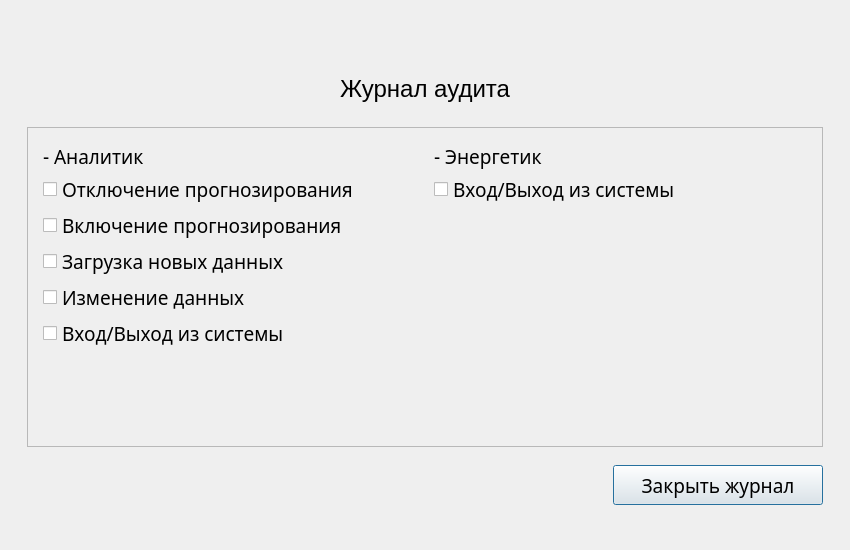
<?xml version="1.0" encoding="UTF-8"?>
<ui version="4.0">
 <class>AuditSettings</class>
 <widget class="QDialog" name="AuditSettings">
  <property name="geometry">
   <rect>
    <x>0</x>
    <y>0</y>
    <width>850</width>
    <height>550</height>
   </rect>
  </property>
  <property name="minimumSize">
   <size>
    <width>850</width>
    <height>550</height>
   </size>
  </property>
  <property name="maximumSize">
   <size>
    <width>850</width>
    <height>550</height>
   </size>
  </property>
  <property name="windowTitle">
   <string>Настройка аудита</string>
  </property>
  <property name="windowIcon">
   <iconset theme="QIcon::ThemeIcon::DocumentProperties"/>
  </property>
  <layout class="QVBoxLayout" name="verticalLayout_3" stretch="1,1,8,1">
   <property name="spacing">
    <number>18</number>
   </property>
   <property name="leftMargin">
    <number>27</number>
   </property>
   <property name="rightMargin">
    <number>27</number>
   </property>
   <property name="bottomMargin">
    <number>45</number>
   </property>
   <item alignment="Qt::AlignmentFlag::AlignHCenter|Qt::AlignmentFlag::AlignTop">
    <widget class="SystemLabel" name="SysLabel" native="true">
     <property name="enabled">
      <bool>true</bool>
     </property>
     <property name="sizePolicy">
      <sizepolicy hsizetype="Fixed" vsizetype="Fixed">
       <horstretch>0</horstretch>
       <verstretch>0</verstretch>
      </sizepolicy>
     </property>
     <property name="maximumSize">
      <size>
       <width>525</width>
       <height>70</height>
      </size>
     </property>
     <property name="font">
      <font>
       <hintingpreference>PreferVerticalHinting</hintingpreference>
      </font>
     </property>
     <property name="layoutDirection">
      <enum>Qt::LayoutDirection::LeftToRight</enum>
     </property>
     <property name="autoFillBackground">
      <bool>false</bool>
     </property>
    </widget>
   </item>
   <item>
    <widget class="QLabel" name="MenuLabel">
     <property name="font">
      <font>
       <pointsize>18</pointsize>
      </font>
     </property>
     <property name="text">
      <string>Журнал аудита</string>
     </property>
     <property name="alignment">
      <set>Qt::AlignmentFlag::AlignCenter</set>
     </property>
    </widget>
   </item>
   <item>
    <widget class="QFrame" name="SettingLayout">
     <property name="frameShape">
      <enum>QFrame::Shape::StyledPanel</enum>
     </property>
     <property name="frameShadow">
      <enum>QFrame::Shadow::Raised</enum>
     </property>
     <layout class="QHBoxLayout" name="horizontalLayout">
      <item>
       <layout class="QVBoxLayout" name="AnalystLayout">
        <property name="spacing">
         <number>3</number>
        </property>
        <property name="leftMargin">
         <number>6</number>
        </property>
        <property name="topMargin">
         <number>6</number>
        </property>
        <property name="rightMargin">
         <number>6</number>
        </property>
        <property name="bottomMargin">
         <number>6</number>
        </property>
        <item alignment="Qt::AlignmentFlag::AlignTop">
         <widget class="QLabel" name="AnalystLabel">
          <property name="font">
           <font>
            <family>Merriweather</family>
            <pointsize>14</pointsize>
           </font>
          </property>
          <property name="text">
           <string>- Аналитик</string>
          </property>
         </widget>
        </item>
        <item alignment="Qt::AlignmentFlag::AlignTop">
         <widget class="QCheckBox" name="DisableButton">
          <property name="minimumSize">
           <size>
            <width>0</width>
            <height>25</height>
           </size>
          </property>
          <property name="font">
           <font>
            <family>Merriweather</family>
            <pointsize>14</pointsize>
           </font>
          </property>
          <property name="text">
           <string>Отключение прогнозирования</string>
          </property>
         </widget>
        </item>
        <item>
         <widget class="QCheckBox" name="EnableButton">
          <property name="minimumSize">
           <size>
            <width>0</width>
            <height>25</height>
           </size>
          </property>
          <property name="font">
           <font>
            <family>Merriweather</family>
            <pointsize>14</pointsize>
           </font>
          </property>
          <property name="text">
           <string>Включение прогнозирования</string>
          </property>
         </widget>
        </item>
        <item>
         <widget class="QCheckBox" name="UploadButton">
          <property name="minimumSize">
           <size>
            <width>0</width>
            <height>25</height>
           </size>
          </property>
          <property name="font">
           <font>
            <family>Merriweather</family>
            <pointsize>14</pointsize>
           </font>
          </property>
          <property name="text">
           <string>Загрузка новых данных</string>
          </property>
         </widget>
        </item>
        <item>
         <widget class="QCheckBox" name="ChangeButton">
          <property name="minimumSize">
           <size>
            <width>0</width>
            <height>25</height>
           </size>
          </property>
          <property name="font">
           <font>
            <family>Merriweather</family>
            <pointsize>14</pointsize>
           </font>
          </property>
          <property name="text">
           <string>Изменение данных</string>
          </property>
         </widget>
        </item>
        <item alignment="Qt::AlignmentFlag::AlignTop">
         <widget class="QCheckBox" name="JoinButton">
          <property name="minimumSize">
           <size>
            <width>0</width>
            <height>25</height>
           </size>
          </property>
          <property name="font">
           <font>
            <family>Merriweather</family>
            <pointsize>14</pointsize>
           </font>
          </property>
          <property name="text">
           <string>Вход/Выход из системы</string>
          </property>
         </widget>
        </item>
        <item>
         <spacer name="verticalSpacer">
          <property name="orientation">
           <enum>Qt::Orientation::Vertical</enum>
          </property>
          <property name="sizeHint" stdset="0">
           <size>
            <width>20</width>
            <height>40</height>
           </size>
          </property>
         </spacer>
        </item>
       </layout>
      </item>
      <item>
       <layout class="QVBoxLayout" name="EnergyLayout">
        <property name="spacing">
         <number>3</number>
        </property>
        <property name="leftMargin">
         <number>6</number>
        </property>
        <property name="topMargin">
         <number>6</number>
        </property>
        <property name="rightMargin">
         <number>6</number>
        </property>
        <property name="bottomMargin">
         <number>6</number>
        </property>
        <item alignment="Qt::AlignmentFlag::AlignTop">
         <widget class="QLabel" name="EnergyLabel">
          <property name="font">
           <font>
            <family>Merriweather</family>
            <pointsize>14</pointsize>
           </font>
          </property>
          <property name="text">
           <string>- Энергетик</string>
          </property>
         </widget>
        </item>
        <item>
         <widget class="QCheckBox" name="JoinButton_2">
          <property name="font">
           <font>
            <family>Merriweather</family>
            <pointsize>14</pointsize>
           </font>
          </property>
          <property name="text">
           <string>Вход/Выход из системы</string>
          </property>
         </widget>
        </item>
        <item>
         <spacer name="verticalSpacer_2">
          <property name="orientation">
           <enum>Qt::Orientation::Vertical</enum>
          </property>
          <property name="sizeHint" stdset="0">
           <size>
            <width>20</width>
            <height>40</height>
           </size>
          </property>
         </spacer>
        </item>
       </layout>
      </item>
     </layout>
    </widget>
   </item>
   <item>
    <layout class="QHBoxLayout" name="ButtonLayout">
     <property name="spacing">
      <number>25</number>
     </property>
     <item>
      <spacer name="horizontalSpacer">
       <property name="orientation">
        <enum>Qt::Orientation::Horizontal</enum>
       </property>
       <property name="sizeHint" stdset="0">
        <size>
         <width>40</width>
         <height>20</height>
        </size>
       </property>
      </spacer>
     </item>
     <item alignment="Qt::AlignmentFlag::AlignLeft">
      <widget class="QPushButton" name="CloseButton">
       <property name="sizePolicy">
        <sizepolicy hsizetype="Minimum" vsizetype="Maximum">
         <horstretch>0</horstretch>
         <verstretch>0</verstretch>
        </sizepolicy>
       </property>
       <property name="minimumSize">
        <size>
         <width>210</width>
         <height>35</height>
        </size>
       </property>
       <property name="maximumSize">
        <size>
         <width>190</width>
         <height>45</height>
        </size>
       </property>
       <property name="font">
        <font>
         <family>Merriweather</family>
         <pointsize>14</pointsize>
        </font>
       </property>
       <property name="text">
        <string>Закрыть журнал</string>
       </property>
      </widget>
     </item>
    </layout>
   </item>
  </layout>
 </widget>
 <customwidgets>
  <customwidget>
   <class>SystemLabel</class>
   <extends>QWidget</extends>
   <header>SystemLabel.h</header>
   <container>1</container>
  </customwidget>
 </customwidgets>
 <resources/>
 <connections/>
</ui>
